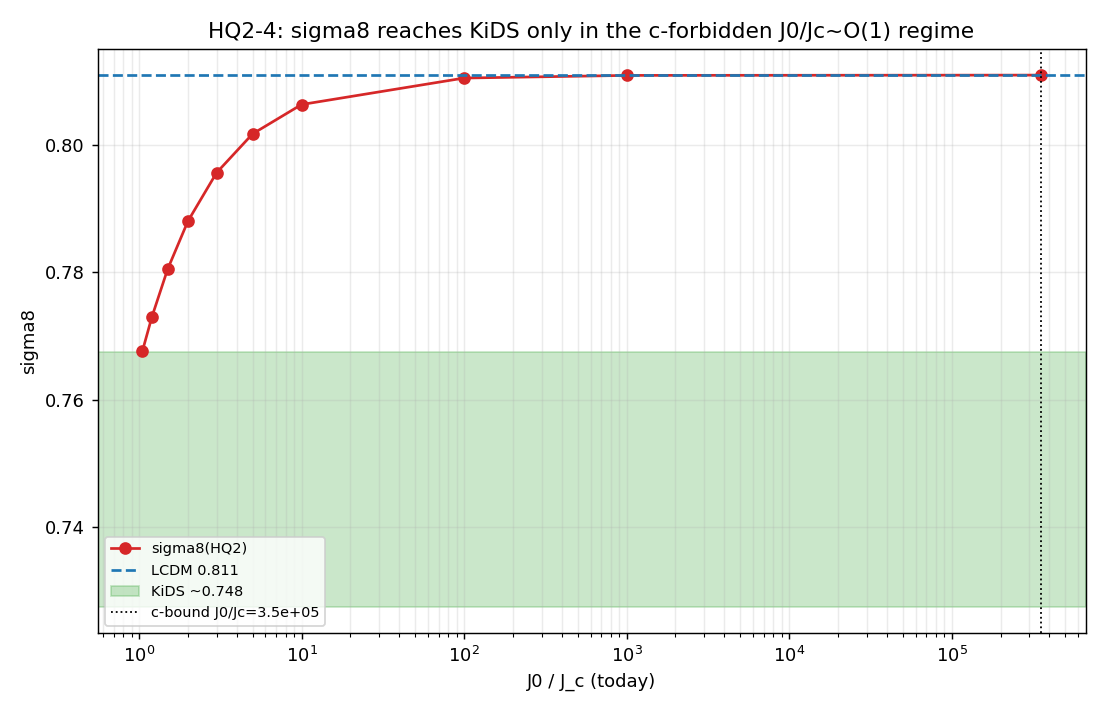

This chart was generated by the following Python code:
"""HQ2_4_sigma8.py -- sigma8 with G_eff(z)/G_N = Z(z) from critical softening.

Charter: HQ2_CRITICAL_FERROMAGNET.md (HQ2-4).  Runs only because HQ2-2 was
positive.  Solves the linear growth ODE with the scale-INDEPENDENT effective
gravity Z(z)=(m(J(z))/m_sat)^2 (Route B), the SAME modified-growth equation used
in FM1 (k-independent mu here, since Z depends on J(z) not k):

    D'' + (2 + dlnH/dlna) D' - 1.5 Om(a) mu(a) D = 0 ,   mu(a) = Z(J(z)/J_c).

Because mu is k-independent, sigma8(HQ2) = sigma8(LCDM) * D_HQ2(0)/D_LCDM(0).

Pre-registered SUCCESS: sigma8(HQ2) < 0.83 AND closer to KiDS (0.766 -> sigma8~0.75)
than LCDM.  Death: sigma8(HQ2) ~ sigma8(LCDM), unmoved.

We report (a) the FIDUCIAL run at the constancy-of-c bound J0/J_c from HQ2-3
(physical), and (b) a scan over J0/J_c to show that sigma8 only moves toward KiDS
in the regime J0/J_c ~ O(1) that HQ2-3 already excluded.

LCDM anchors are COMPARISON ONLY (Planck sigma8=0.811, Om=0.315; KiDS S8=0.766).
"""
from __future__ import annotations

import json
from pathlib import Path

import numpy as np
from scipy.integrate import solve_ivp
import matplotlib
matplotlib.use("Agg")
import matplotlib.pyplot as plt  # noqa: E402

import hq2_core as hc  # noqa: E402

OUT = Path(__file__).resolve().parent
OM = 0.315                     # Planck matter fraction (COMPARISON anchor)
SIGMA8_LCDM = 0.811            # Planck LCDM (COMPARISON anchor)
KIDS_S8, KIDS_ERR = 0.766, 0.020
SIGMA8_KIDS = KIDS_S8 / np.sqrt(OM / 0.3)     # ~0.748


def Z_of(JoJc):
    return float(np.clip(hc.m_of_J_meanfield(JoJc) ** 2, 0.0, 1.0))


def growth_D0(mu_of_a, Om=OM, a_i=1e-3):
    """Linear growth factor D(a=1) for a k-independent mu(a)=G_eff/G_N."""
    OL = 1.0 - Om

    def E2(a):
        return Om / a ** 3 + OL

    def Om_a(a):
        return Om / a ** 3 / E2(a)

    def dlnH_dlna(a):
        return -1.5 * Om / a ** 3 / E2(a)

    def rhs(N, y):
        D, Dp = y
        a = np.exp(N)
        return [Dp, -(2.0 + dlnH_dlna(a)) * Dp + 1.5 * Om_a(a) * mu_of_a(a) * D]

    sol = solve_ivp(rhs, [np.log(a_i), 0.0], [a_i, a_i], method="RK45",
                    rtol=1e-8, atol=1e-12, dense_output=True)
    return float(sol.y[0, -1])


def sigma8_for(J0_over_Jc):
    """sigma8(HQ2) for an assumed today's J0/J_c, via the growth-factor ratio."""
    def mu(a):
        z = 1.0 / a - 1.0
        return Z_of(hc.J_over_Jc_of_z(z, J0_over_Jc))
    D_hq2 = growth_D0(mu)
    D_lcdm = growth_D0(lambda a: 1.0)
    return SIGMA8_LCDM * D_hq2 / D_lcdm, D_hq2 / D_lcdm


def main():
    g2 = OUT / "HQ2_2_geff.json"
    if not g2.exists() or not json.loads(g2.read_text()).get("positive"):
        print("HQ2-2 not positive -- HQ2-4 must not run.  Aborting.")
        return 1
    print("=" * 72)
    print("HQ2-4 -- sigma8 with G_eff(z)/G_N = Z(z) (critical softening, Route B)")
    print("=" * 72)
    print(f"  LCDM anchor sigma8={SIGMA8_LCDM}  Om={OM}  "
          f"KiDS sigma8~{SIGMA8_KIDS:.3f} (S8={KIDS_S8})")

    # fiducial J0/Jc from HQ2-3 constancy-of-c bound (alpha, eps=1e-6)
    h3 = json.loads((OUT / "HQ2_3_cosmology.json").read_text())
    J0_fid = h3["constancy_bounds"]["alpha (1e-6)"]["J0_over_Jc_min"]
    if not np.isfinite(J0_fid):
        J0_fid = 1e6
    s8_fid, ratio_fid = sigma8_for(J0_fid)
    print(f"\n  FIDUCIAL (constancy-of-c bound J0/Jc={J0_fid:.3g}):")
    print(f"    growth ratio D_HQ2/D_LCDM = {ratio_fid:.6f}")
    print(f"    sigma8(HQ2) = {s8_fid:.4f}   vs LCDM {SIGMA8_LCDM}  vs KiDS {SIGMA8_KIDS:.3f}")

    # scan over J0/Jc
    print(f"\n  scan over J0/Jc (today):")
    print(f"  {'J0/Jc':>8} {'D_HQ2/D_LCDM':>13} {'sigma8(HQ2)':>12} "
          f"{'closer to KiDS?':>16}")
    scan = []
    for J0 in [1.05, 1.2, 1.5, 2.0, 3.0, 5.0, 10.0, 100.0, 1e3, J0_fid]:
        s8, ratio = sigma8_for(J0)
        closer = abs(s8 - SIGMA8_KIDS) < abs(SIGMA8_LCDM - SIGMA8_KIDS)
        scan.append({"J0_over_Jc": float(J0), "ratio": ratio, "sigma8": s8,
                     "closer_to_kids": bool(closer)})
        print(f"  {J0:8.3g} {ratio:13.5f} {s8:12.4f} {str(closer):>16}")

    # verdict
    # success needs sigma8(HQ2)<0.83 AND closer to KiDS than LCDM AT THE PHYSICAL
    # (constancy-bound) J0/Jc.  At fiducial Z~1 so sigma8~LCDM -> not closer.
    fid_closer = abs(s8_fid - SIGMA8_KIDS) < abs(SIGMA8_LCDM - SIGMA8_KIDS) - 1e-4
    success = bool(s8_fid < 0.83 and fid_closer)
    # where would it become closer? smallest J0/Jc that is also c-allowed (none)
    print("-" * 72)
    print(f"  at the physical J0/Jc: sigma8(HQ2)={s8_fid:.4f} "
          f"(LCDM {SIGMA8_LCDM}); closer to KiDS than LCDM: {fid_closer}")
    print(f"  sigma8 only moves toward KiDS for J0/Jc ~ O(1), which HQ2-3 excludes "
          f"(would imply |Delta c/c| ~ O(1)).")
    verdict = ("SUCCESS" if success else
               "DEATH -- sigma8(HQ2) ~ sigma8(LCDM); the suppression that could "
               "lower sigma8 lives only in the c-forbidden near-critical regime.")
    print(f"\n  HQ2-4 VERDICT: {verdict}")
    print("=" * 72)

    # figure
    fig, ax = plt.subplots(figsize=(8.5, 5.5))
    J0a = np.array([r["J0_over_Jc"] for r in scan])
    s8a = np.array([r["sigma8"] for r in scan])
    o = np.argsort(J0a)
    ax.semilogx(J0a[o], s8a[o], "o-", color="tab:red", label="sigma8(HQ2)")
    ax.axhline(SIGMA8_LCDM, color="tab:blue", ls="--", label=f"LCDM {SIGMA8_LCDM}")
    ax.axhspan(SIGMA8_KIDS - 0.02, SIGMA8_KIDS + 0.02, color="tab:green",
               alpha=0.25, label=f"KiDS ~{SIGMA8_KIDS:.3f}")
    ax.axvline(J0_fid, color="k", ls=":", lw=1,
               label=f"c-bound J0/Jc={J0_fid:.2g}")
    ax.set_xlabel("J0 / J_c (today)"); ax.set_ylabel("sigma8")
    ax.set_title("HQ2-4: sigma8 reaches KiDS only in the c-forbidden J0/Jc~O(1) regime")
    ax.legend(fontsize=8); ax.grid(alpha=0.25, which="both")
    fig.tight_layout()
    fig.savefig(OUT / "HQ2_4_sigma8.png", dpi=130)
    print(f"saved {OUT/'HQ2_4_sigma8.png'}")

    payload = {"task": "HQ2-4", "Om": OM, "sigma8_LCDM": SIGMA8_LCDM,
               "sigma8_KiDS": SIGMA8_KIDS, "KiDS_S8": KIDS_S8,
               "J0_over_Jc_fiducial": J0_fid, "sigma8_HQ2_fiducial": s8_fid,
               "growth_ratio_fiducial": ratio_fid, "scan": scan,
               "success": success, "verdict": verdict}
    (OUT / "HQ2_4_sigma8.json").write_text(json.dumps(payload, indent=2, default=float))
    print(f"saved {OUT/'HQ2_4_sigma8.json'}")
    return 0


if __name__ == "__main__":
    raise SystemExit(main())
